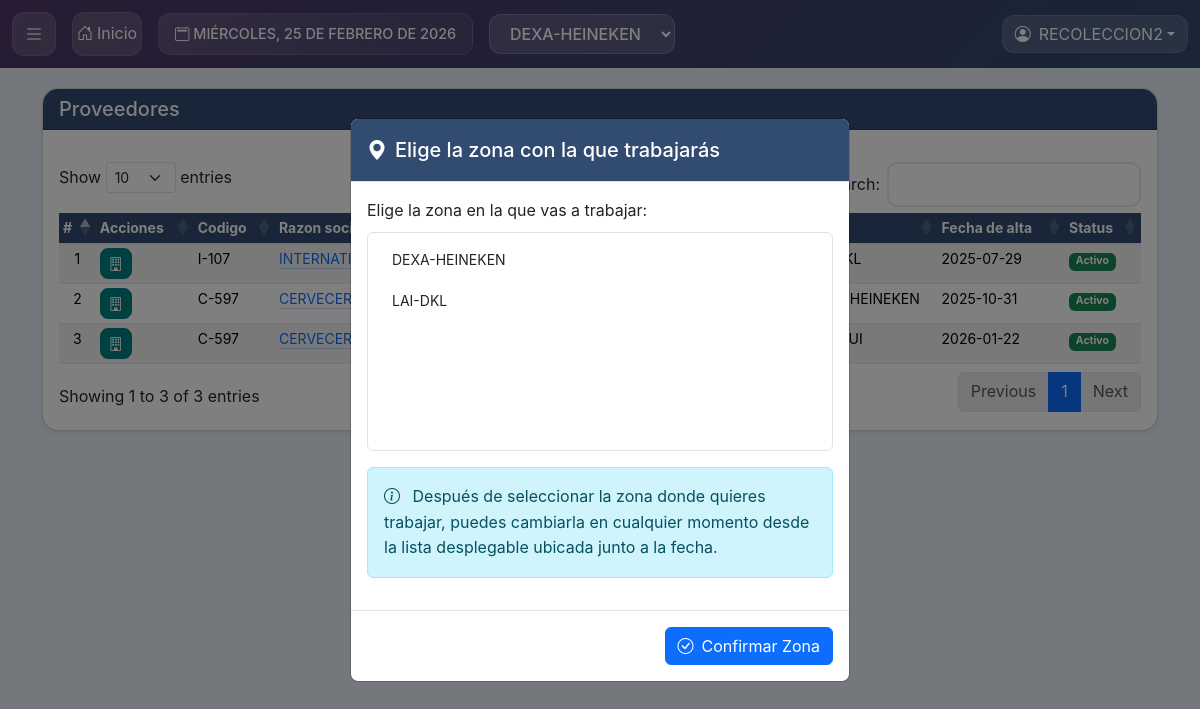
The page /?p=proveedores (signed in) on the database as committed earlier.
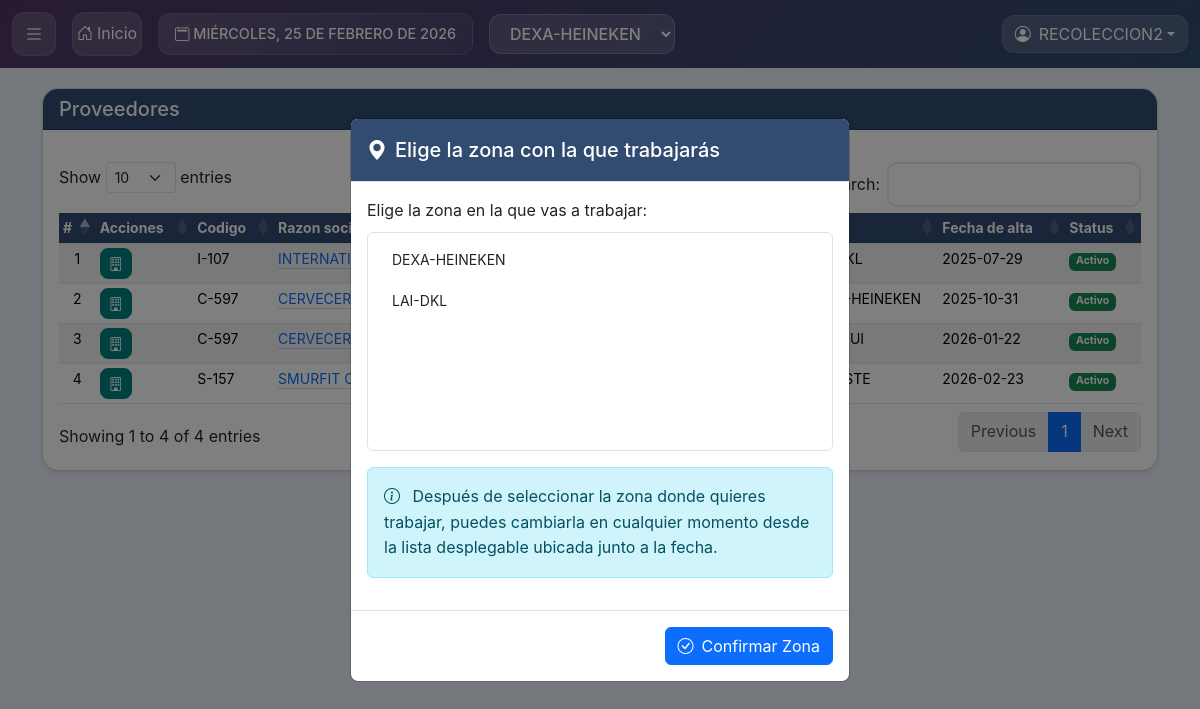
The same page on the database as committed later.
### tables this page shows
CREATE TABLE IF NOT EXISTS `proveedores` (
  `id_prov` int NOT NULL AUTO_INCREMENT,
  `nombre` varchar(255) DEFAULT NULL,
  `cod` varchar(255) DEFAULT NULL,
  `rs` varchar(255) DEFAULT NULL,
  `rfc` varchar(255) DEFAULT NULL,
  `c_contable` varchar(255) DEFAULT NULL,
  `tpersona` varchar(255) DEFAULT NULL,
  `tproveedor` varchar(255) DEFAULT NULL,
  `m_pago` varchar(255) DEFAULT NULL,
  `f_pago` varchar(255) DEFAULT NULL,
  `banco` varchar(255) DEFAULT NULL,
  `cfdi` varchar(255) DEFAULT NULL,
  `dir_a` varchar(255) DEFAULT NULL,
  `nom_cuenta` varchar(255) DEFAULT NULL,
  `con_pago` varchar(255) DEFAULT NULL,
  `obs` varchar(255) DEFAULT NULL,
  `fecha` timestamp NOT NULL DEFAULT CURRENT_TIMESTAMP,
  `id_user` varchar(255) DEFAULT NULL,
  `status` varchar(255) DEFAULT '1',
  `zona` varchar(255) DEFAULT NULL,
  PRIMARY KEY (`id_prov`)
);

CREATE TABLE IF NOT EXISTS `zonas` (
  `id_zone` int NOT NULL AUTO_INCREMENT,
  `cod` varchar(255) DEFAULT NULL,
  `nom` varchar(255) DEFAULT NULL,
  `PLANTA` varchar(255) DEFAULT NULL,
  `color` varchar(255) NOT NULL DEFAULT '#3498db',
  `fecha` timestamp NOT NULL DEFAULT CURRENT_TIMESTAMP,
  `tipo` varchar(255) NOT NULL DEFAULT 'NOR',
  `id_user` varchar(255) DEFAULT NULL,
  `status` varchar(255) NOT NULL DEFAULT '1',
  PRIMARY KEY (`id_zone`)
);

### config/conexiones.php (called while the page is built, shortened)
<?php
function obtenerTipoZonaActual($conn_mysql) {
    if (!isset($_SESSION['selected_zone']) || $_SESSION['selected_zone'] <= 0) {
        return 'NOR';
    }
    return 'NOR';
}
function moduloDisponibleParaZona($modulo, $conn_mysql) {
    $tipoZona = obtenerTipoZonaActual($conn_mysql);
    return in_array($modulo, $modulosPorTipo[$tipoZona]);
}
?>

### index.php (the view, shortened to what the changed rows need)
<?php
include "config/conexiones.php";
if(!isset($p)){
  $p = "inicio";
}else{
  $p = $p;
}
?>
<!DOCTYPE html>
<html data-bs-theme="light" lang="es">
<head>
    <link href="https://cdn.jsdelivr.net/npm/bootstrap@5.3.3/dist/css/bootstrap.min.css" rel="stylesheet">
    <link rel="stylesheet" href="https://cdn.jsdelivr.net/npm/bootstrap-icons@1.11.3/font/bootstrap-icons.min.css">
    <link href="https://cdn.jsdelivr.net/npm/select2@4.1.0-rc.0/dist/css/select2.min.css" rel="stylesheet" />
    <link rel="stylesheet" href="https://cdn.datatables.net/1.13.6/css/dataTables.bootstrap5.min.css">
    <link rel="stylesheet" href="https://cdn.datatables.net/responsive/2.2.9/css/responsive.dataTables.min.css">
    <link rel="stylesheet" href="https://cdn.datatables.net/buttons/2.4.2/css/buttons.dataTables.min.css">
    <link rel="stylesheet" href="https://cdn.datatables.net/fixedheader/3.3.2/css/fixedHeader.dataTables.min.css">
    <link rel="stylesheet" href="config/stil.css">
</head>
<?php
$color_zona = '#324B70';
?>
<body style="--color-primario: <?= htmlspecialchars($color_zona) ?>;">
    <?php
if(isset($_SESSION['id_cliente'])){
    $user_id = $_SESSION['id_cliente'];
    $Pruev0 = $conn_mysql->query("SELECT * FROM usuarios where id_user = '$user_id'");
    $Pruev1 = mysqli_fetch_array($Pruev0);
    $TipoUserSession = $Pruev1['tipo'];
                                ?>
    <?php
    $zona_seleccionada = $_SESSION['selected_zone'] ?? '0';
    ?>
    <div class="contenido">
        <?php
        if (moduloDisponibleParaZona($p, $conn_mysql)) {
            if (isset(MODULOS_PERMISOS[$p]) && !puedeAccederModulo($p, $TipoUserSession, $Pruev1)) {
                ?>
                <div class="container my-4">
                    <div class="row justify-content-center">
                        <div class="col-lg-6">
                            <div class="card border-0 shadow-lg rounded-4">
                                <div class="card-body text-center p-5">
                                    <span class="badge bg-warning-subtle text-warning mb-3 px-3 py-2 rounded-pill">
                                        Acceso Restringido
                                    </span>
                                    <div class="display-1 fw-bold text-warning opacity-75 mb-3">
                                        <i class="bi bi-shield-lock"></i>
                                    </div>
                                    <h2 class="fw-bold text-body mb-3">Sin Permisos</h2>
                                    <p class="text-muted mb-4">
                                        No tienes permisos para acceder a esta sección.
                                        Contacta al administrador si crees que deberías tener acceso.
                                    </p>
                                    <a href="./" class="btn btn-primary rounded-pill px-4">
                                        <i class="bi bi-house me-2"></i>Volver al Inicio
                                    </a>
                                </div>
                            </div>
                        </div>
                    </div>
                </div>
                <?php
            } elseif(file_exists("mod/".$p.".php")){
                include "mod/".$p.".php";
            } else if ($p == "sudo_login") {
                include "mod/sudo_login.php";
            } else if ($p == "sudo_logout") {
                include "mod/sudo_logout.php";
            }
        }
        ?>
    <?php } ?>
</div>
</body>
</html>

### mod/proveedores.php (shortened to what the changed rows need)
<div class="container mt-2">
    <div class="card shadow-sm">
        <h5 class="card-header encabezado-col text-white">Proveedores</h5>
        <div class="card-body">
            <div class="table-responsive">
                <table class="table table-striped table-hover table-sm" id="miTabla" style="width:100%">
                    <thead>
                        <tr>
                            <th>#</th>
                            <th>Acciones</th>
                            <th data-priority="1">Codigo</th>
                            <th>Razon social</th>
                            <th>RFC</th>
                            <th>Zona</th>
                            <th>Fecha de alta</th>
                            <th>Status</th>
                        </tr>
                    </thead>
                    <tbody>
                        <?php
                        if ($zona_seleccionada == '0') {
                            $query = "SELECT p.*, z.nom AS nom_zone FROM proveedores p LEFT JOIN zonas z ON p.zona = z.id_zone";
                        } else {
                            $query = "SELECT p.*, z.nom AS nom_zone FROM proveedores p LEFT JOIN zonas z ON p.zona = z.id_zone WHERE p.zona = '$zona_seleccionada'";
                        }
                        $result = $conn_mysql->query($query);
                        $contador = 0;
                        $Activos = 1;
                        $Desacti = 1;
                        while ($Clien01 = mysqli_fetch_array($result)) {
                           ($Clien01['status'] == '1') ? $contador = $Activos++ : $contador = $Desacti++ ;
                           $fecha_alta = date('Y-m-d', strtotime($Clien01['fecha']));
                           $status = $Clien01['status'] == '1' ? 'Activo' : 'Inactivo';
                           $badgeClass = $Clien01['status'] == '1' ? 'bg-success' : 'bg-danger';
                           ?>
                           <tr>
                            <td class="text-center"><?= $contador ?></td>
                            <td class="text-center">
                                <div class="d-flex gap-2">
                                   <?php if ($Clien01['status'] == '1'): ?>
                                 <a href="?p=N_direccion_p&id=<?= $Clien01['id_prov'] ?>"
                                     class="btn btn-teal btn-sm rounded-3" title="Nueva bodega">
                                     <i class="bi bi-building"></i>
                                 </a>
                        <?php endif; ?>
                    </div>
                </td>
                <td><?= htmlspecialchars($Clien01['cod']) ?></td>
                <td>
                 <a class="link-primary link-offset-2 link-underline-opacity-25 link-underline-opacity-100-hover" href="?p=V_proveedores&id=<?= $Clien01['id_prov'] ?>" class="text-primary">
                    <?= htmlspecialchars($Clien01['rs']) ?>
                </a>
            </td>
            <td><?= htmlspecialchars($Clien01['rfc']) ?></td>
            <td><?= htmlspecialchars($Clien01['nom_zone']) ?></td>
            <td><?= $fecha_alta ?></td>
            <td><span class="badge <?= $badgeClass ?>"><?= $status ?></span></td>
        </tr>
        <?php
    }
    ?>
</tbody>
</table>
</div>
</div>
</div>
</div>

Rows that differ between the two databases and show on the page:
added proveedores: contador "4", cod "S-157", rs "SMURFIT…", fecha "2026-02-23", status "Activo"
Other text that changed with them:
text written by a page script: "Show entries Search: Showing 1 to 3 of 3 entries Previous 1 Next" → "Show entries Search: Showing 1 to 4 of 4 entries Previous 1 Next"
